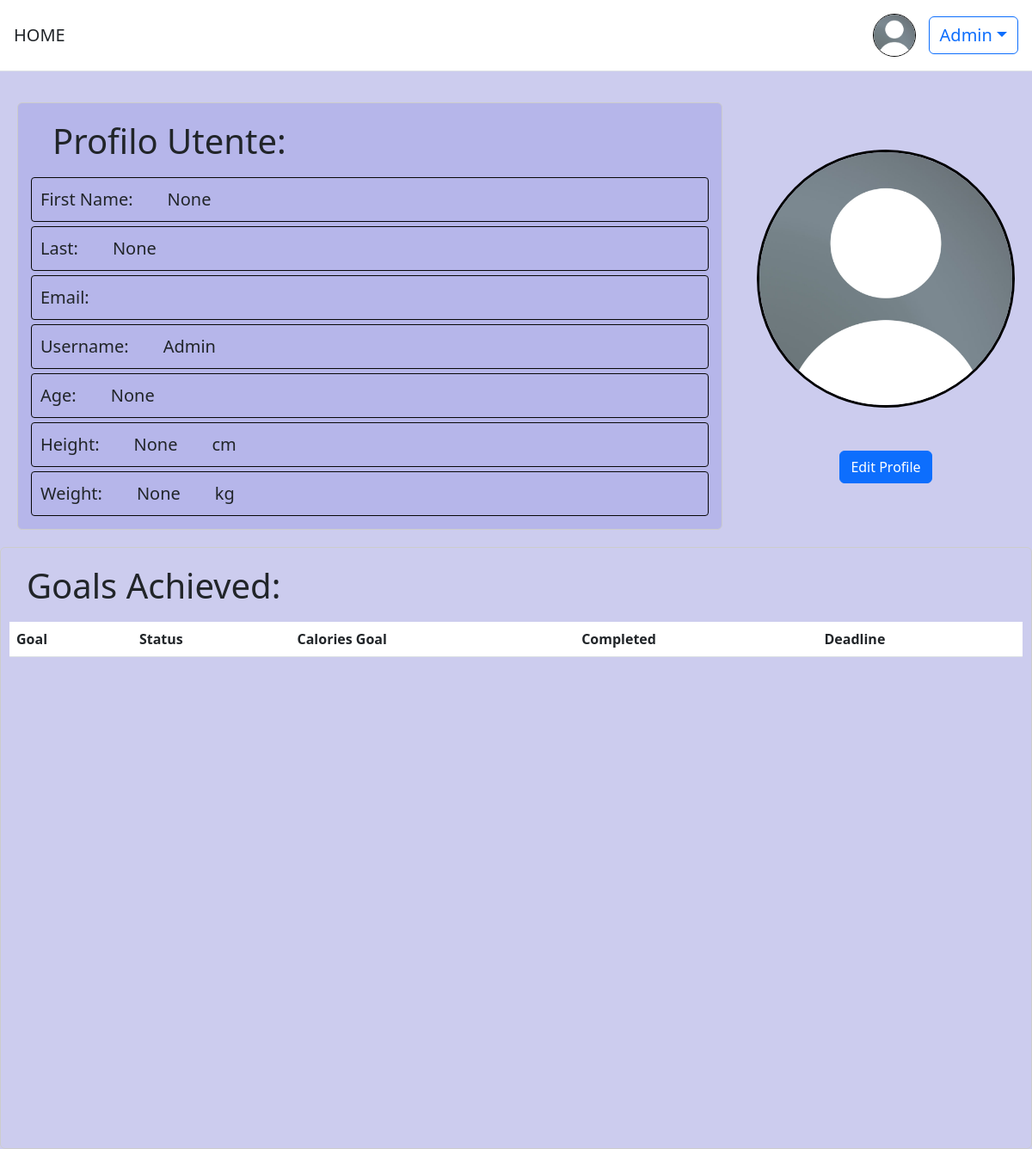
The page /users/profile/ (signed in) on the database as committed earlier.
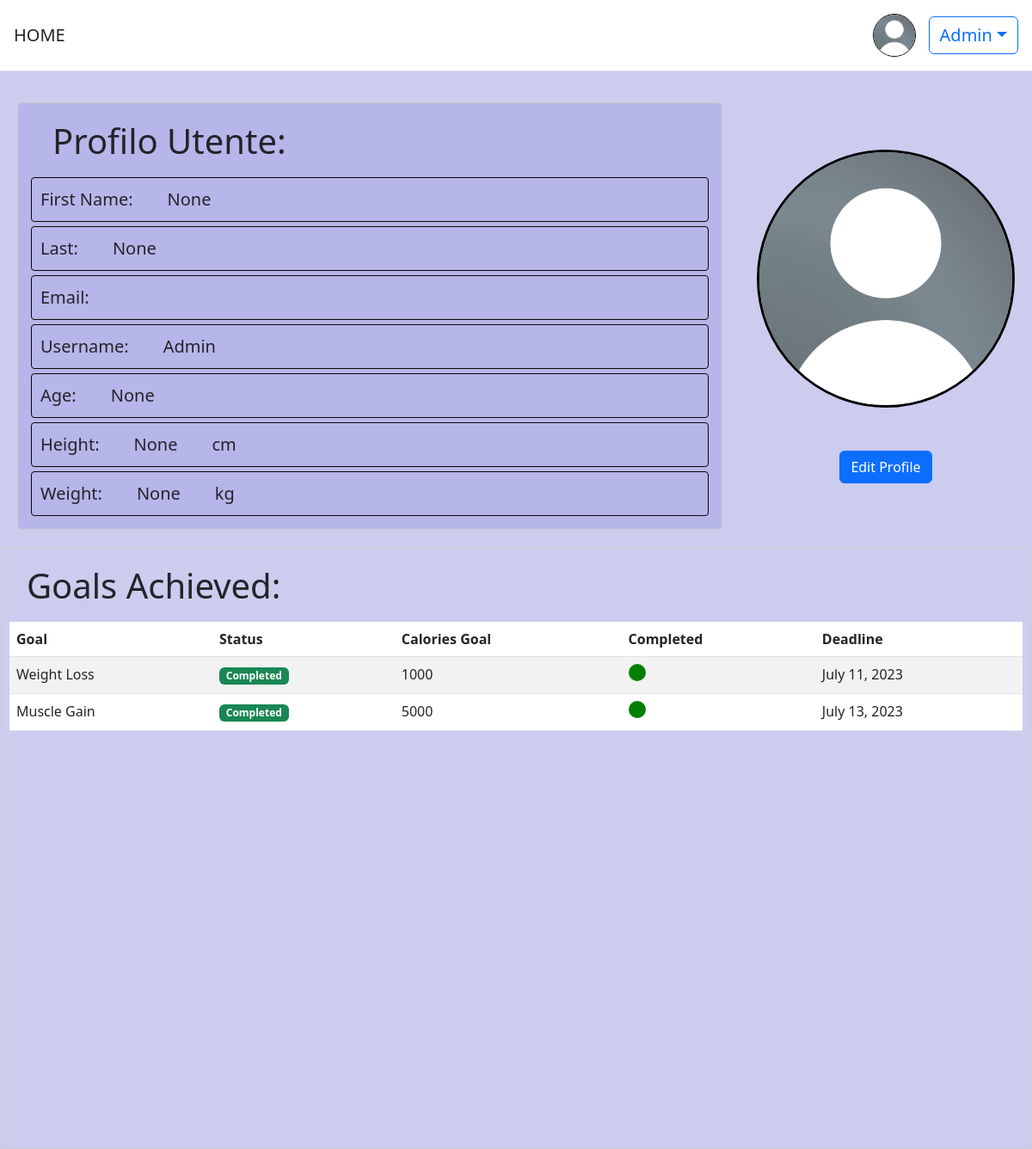
The same page on the database as committed later.
### obiettivi/models.py (models this page shows, shortened)
class GoalModel(models.Model):
    GOAL_CHOICES = (
        ('Weight Loss', 'Weight Loss'),
        ('Muscle Gain', 'Muscle Gain'),
        ('Fitness Improvement', 'Fitness Improvement'),
    )
    STATUS_CHOICES = (
        ('V', 'In Corso'),
        ('S', 'Scaduto'),
    )
    TEMP_CHOICES = (
        (1, '1 day'),
        (7, '1 week'),
        (30, '1 month'),
        (90, '3 months'),
    )
    deadline = models.DateField(blank=True, null=True)
    status = models.CharField(max_length=1, choices=STATUS_CHOICES, default='V')
    tempistica = models.IntegerField(choices=TEMP_CHOICES, default=30)
    utente = models.ForeignKey(settings.AUTH_USER_MODEL, on_delete=models.CASCADE)
    goal_type = models.CharField(max_length=20, choices=GOAL_CHOICES)
    data_creazione = models.DateField(default=timezone.now)
    descrizione = models.TextField(max_length=255, blank=True, null=True)
    CaloriesGoal = models.IntegerField(default=0, blank=False, null=False)
    is_selected = models.BooleanField(default=False)
    is_completed = models.BooleanField(default=False)
    is_expired = models.BooleanField(default=False)
    cal = models.IntegerField(default=0)

### users/views.py (the view)
# urls.py: path('profile/', profile_view, name='profile'),
@login_required
def profile_view(request):
    goals_completed = GoalModel.objects.filter(utente=request.user, is_completed=True)
    return render(request, 'profile.html', {'goals_completed': goals_completed, 'user': request.user})

### templates/profile.html (shortened to what this page needs)
{% extends 'base.html' %}
{% load static %}
{% load crispy_forms_tags %}
{% block content %}
<div style="background-color:#ccccee;display:flex;flex-direction:column">
<div id="wr" style="display:flex; flex-direction:row">
  <div id="datiprofilo" class="crispy">
    <h1 style="margin-left:20px;padding:10px;">Profilo Utente:</h1>
    <div class="field"><p>First Name:</p><p> {{ user.first_name }}</p></div>
    <div class="field"><p>Last:</p><p> {{ user.last_name }}</p> </div>
    <div class="field"><p>Email:</p><p> {{ user.email }}</p> </div>
    <div class="field"><p>Username:</p> <p> {{ user.username }}</p> </div>
    <div class="field"><p>Age:</p><p> {{ user.age }}</p></div>
    <div class="field"><p>Height:</p><p> {{ user.altezza }}</p><p>cm</p></div>
    <div class="field"><p>Weight:</p><p>{{user.peso}}</p><p>kg</p></div>
  </div>
  <div class="profile-picture-container">
   {% if user.profile_pic %}
    <img class="profile-picture" style="border:3px solid black" src="{{user.profile_pic.url}}">
   {% else %}
      <img class="profile-picture" style="border:3px solid black" src="{% static 'images/user_default.jpeg'%}">
  {% endif %}
      <div class="text-center">
   <a href="{% url 'users:updateprofile' %}" class="btn btn-primary">Edit Profile</a>
  </div>
  </div>
</div>
</div>
<div class="completed_goal table-responsive">
    <h1 style="margin-left:10px;padding:10px;">Goals Achieved:</h1>
    <table class="table table-striped">
        <thead>
        <tr>
            <th>Goal</th>
            <th>Status</th>
            <th>Calories Goal</th>
            <th>Completed</th>
            <th>Deadline</th>
        </tr>
        </thead>
        <tbody>
        {% for goal in goals_completed %}
            <tr>
            <td>{{ goal.goal_type }}</td>
            <td>
                {% if goal.is_completed %}
                <span class="badge bg-success">Completed</span>
                {% endif %}
            </td>
            <td>
                {{ goal.CaloriesGoal }}
            </td>
            <td>
                {% if goal.is_completed %}
                <div style="width: 20px;height: 20px;border-radius: 50%;display: inline-block; background-color:green"></div>
                {% else %}
                <div style="width: 20px;height: 20px;border-radius: 50%;display: inline-block;background-color: red;"></div>
                {% endif %}
            </td>
            <td>{{ goal.deadline }}</td>
            </tr>
        {% endfor %}
        </tbody>
    </table>
</div>
{% endblock content %}

Rows that differ between the two databases and show on the page:
now on this page (row edited): GoalModel: goal_type "Weight Loss", is_completed "Completed", CaloriesGoal "1000", deadline "July 11, 2023"
added GoalModel: goal_type "Muscle Gain", is_completed "Completed", CaloriesGoal "5000", deadline "July 13, 2023"
